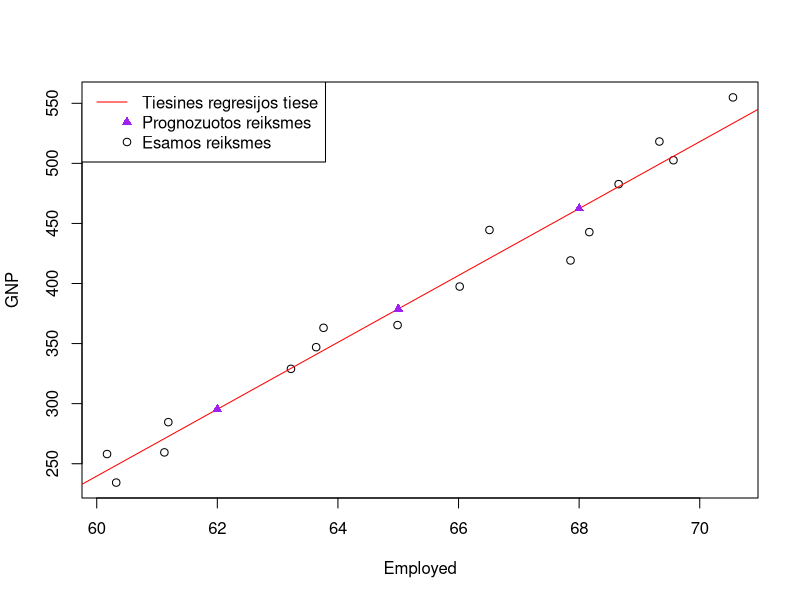

Generate this figure with R:
## ---- chunk 1
knitr::opts_chunk$set(echo = TRUE)
## ---- chunk 2
library('datasets')
data.frame(longley$GNP, longley$Employed)    #sukuriam lentele tik is GNP ir Employed visu reiksmiu
x <- longley$Employed
y <- longley$GNP

model <- lm(y~x)                             #sukuriam tiesines regresijos modeli su finkcija lm is kintamojo GNP ir regresoriaus Employed
summary(model)                               #pateikiama modelio summary
## ---- chunk 3
a <- c(62, 65, 68)                          #norimu prognozuoti reiksmiu vektorius
z = predict(model, newdata=data.frame(x=a)) #prognozuojamos reiksmes
z                                           #isvedamos prognozuojamos reiksmes
## ---- chunk 4
plot(x,y, xlab="Employed", ylab="GNP")             #grafikas
abline(model, col="red")                           #tiesines regresijos tiese
points(a, z, col="purple", pch=17)                 #prognozuojamos reiksmes
legend(x="topleft", legend = c("Tiesines regresijos tiese", "Prognozuotos reiksmes", "Esamos reiksmes"), col = c("red", "purple", "black"), lty = c(1, NA, NA), pch = c(NA, 17, 1), merge = FALSE, cex = 1)#legenda
